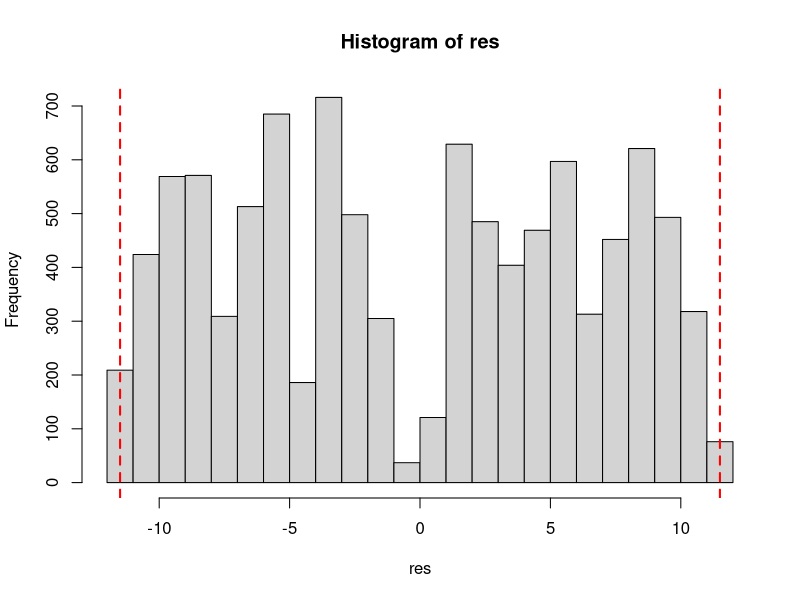
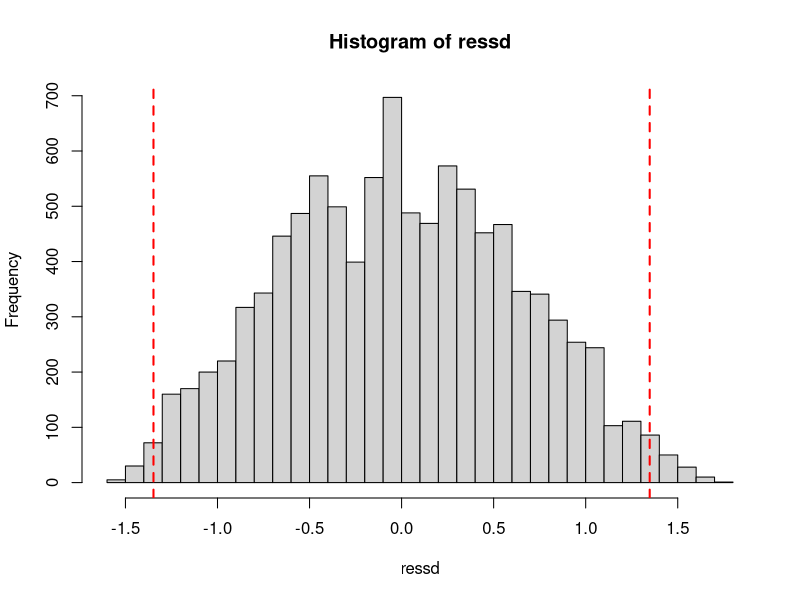

Reproduce these figures in R, in order.
## Permutation test
#--------------------
# Example 1
#------------
sx <- c(-2, -1, -1, 0, -2, -1, 0, -1, -2, 100)
sy <- c(7, 13, 11, 5, 14, 9, 8, 10, 12, 11)
tst<-median(sx)-median(sy)
tst
# histogram of 10000 permutations
totsl<-c(sx,sy)
res<-list()
funperm<-function(){
  indx<-sample(1:length(totsl),10)
  sxr<-totsl[indx]
  syr<-totsl[-indx]
  return(median(sxr)-median(syr))
}
res<-replicate(10000,funperm())
hist(res,breaks="FD")
abline(v = tst, col = "red", lwd = 2, lty = 2)  # vertical line at x = 0
abline(v = -tst, col = "red", lwd = 2, lty = 2)  # vertical line at x = 0

# estimate the pvalue
# count the cases below and above the vertical lines
pval<-c(sum(res<=tst)+sum(res>=-tst))/length(res)
pval

# Example 2
#------------
sx <- c(-1.8, 0.4, 3.2, -2.3, -0.2, 0.3, 1.4, -0.5, 4.0, -0.3)
sy <- c(0.2, 0.5, -0.2, -0.5, 0.9, -1.2, 0.4, 0.0, 0.5, 0.2, 1.0, -0.6)
nx<-length(sx)
tst<-sd(sx)-sd(sy)
tstsam<-c(sx,sy)
fun_dsv<-function(){
  indx<-sample(1:length(tstsam),nx)
  sxr<-tstsam[indx]
  syr<-tstsam[-indx]
  return(sd(sxr)-sd(syr))
}
ressd<-replicate(10000,fun_dsv())
hist(ressd,breaks="FD")
abline(v = tst, col = "red", lwd = 2, lty = 2) 
abline(v = -tst, col = "red", lwd = 2, lty = 2) 
pval<-c(sum(ressd>=tst)+sum(ressd<=-tst))/length(ressd)
pval
